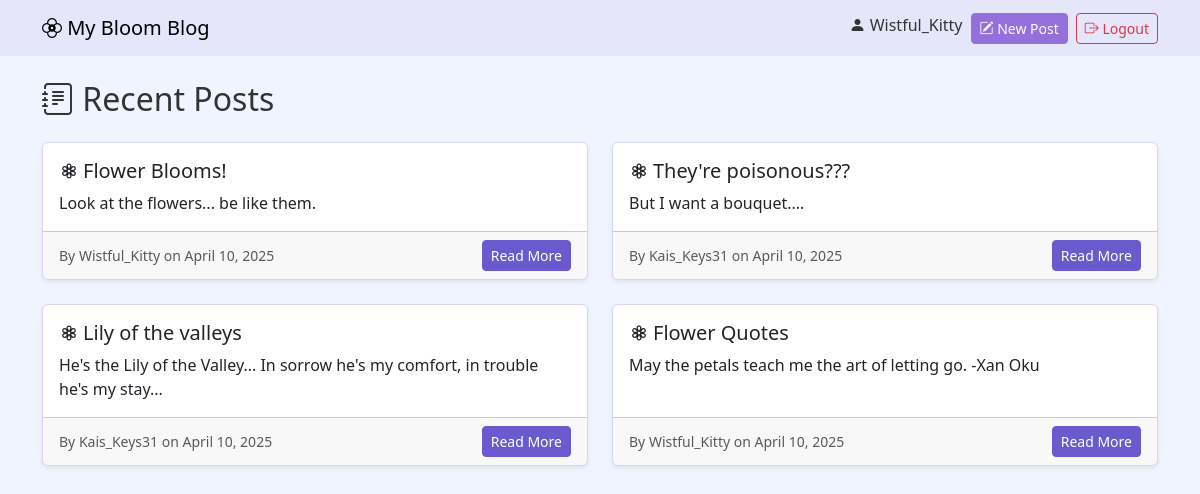
The app's page / (signed in) with its own data.
### blog/models.py (models this page shows, shortened)
class Post(models.Model):
    title = models.CharField(max_length=200)
    content = models.TextField()
    author = models.ForeignKey(User, on_delete=models.CASCADE)
    created_at = models.DateTimeField(auto_now_add=True)
    updated_at = models.DateTimeField(auto_now=True)
    image = models.ImageField(upload_to='post_images/', null=True, blank=True)

### blog/views.py (the view)
# urls.py: 2. Add a URL to urlpatterns:  path('', views.home, name='home')
def home(request):
    posts = Post.objects.all().order_by('-created_at')
    return render(request, 'blog/home.html', {'posts': posts})

### blog/templates/blog/home.html (shortened to what this page needs)
{% extends 'blog/base.html' %}
{% block content %}
<h2 class="mb-4"><i class="bi bi-journal-text"></i> Recent Posts</h2>
<div class="row">
    {% for post in posts %}
        <div class="col-md-6 mb-4">
            <div class="card shadow-sm h-100">
                <div class="card-body">
                    <h5 class="card-title"><i class="bi bi-flower3 me-1"></i>{{ post.title }}</h5>
                    <p class="card-text">{{ post.content|truncatewords:30 }}</p>
                </div>
                <div class="card-footer text-muted d-flex justify-content-between align-items-center">
                    <small>By {{ post.author.username }} on {{ post.created_at|date:"F j, Y" }}</small>
                    <a href="{% url 'post_detail' post.id %}" class="btn btn-sm btn-primary">Read More</a>
                </div>
            </div>
        </div>
    {% empty %}
        <p>No posts available.</p>
    {% endfor %}
</div>
{% endblock %}

### blog/templates/blog/base.html (shortened to what this page needs)
<!DOCTYPE html>
<html lang="en">
<head>
    <link href="https://cdn.jsdelivr.net/npm/bootstrap@5.3.0/dist/css/bootstrap.min.css" rel="stylesheet">
    <link href="https://cdn.jsdelivr.net/npm/bootstrap-icons@1.10.3/font/bootstrap-icons.css" rel="stylesheet">
</head>
<body>
<nav class="navbar navbar-expand-lg mb-4">
    <div class="container">
        <a class="navbar-brand" href="{% url 'home' %}">
            <i class="bi bi-flower2"></i> My Bloom Blog
        </a>
        <div class="d-flex">
            {% if user.is_authenticated %}
                <span class="me-2"><i class="bi bi-person-fill"></i> {{ user.username }}</span>
                <a href="{% url 'post_create' %}" class="btn btn-sm btn-success me-2">
                    <i class="bi bi-pencil-square"></i> New Post
                </a>
                <a href="{% url 'logout' %}" class="btn btn-sm btn-outline-danger">
                    <i class="bi bi-box-arrow-right"></i> Logout
                </a>
            {% endif %}
        </div>
    </div>
</nav>
<div class="container">
    {% block content %}{% endblock %}
</div>
</body>
</html>

### blog/templates/blog/base.html (style rules this page uses)
body { background: #f0f4ff; color: #333; }
.navbar { background-color: #e6e6fa; }
.card { border-color: #d6d6f5; }
.btn-primary { background-color: #6a5acd; border-color: #6a5acd; }
.btn-success { background-color: #9370db; border-color: #9370db; }
.btn-outline-danger { color: #dc3545; border-color: #dc3545; }

### records on screen
Post: title "Flower Blooms!", content "Look at the flowers... be like them.", author.username "Wistful_Kitty", created_at "April 10, 2025"
Post: title "They're poisonous???", content "But I want a bouquet....", author.username "Kais_Keys31", created_at "April 10, 2025"
Post: title "Lily of the valleys", content "He's the Lily of the Valley... In sorrow he's my comfort, in trouble he's my stay...", author.username "Kais_Keys31", created_at "April 10, 2025"
Post: title "Flower Quotes", content "May the petals teach me the art of letting go. -Xan Oku", author.username "Wistful_Kitty", created_at "April 10, 2025"

### other values on screen
{{ user.username }} "Wistful_Kitty"
